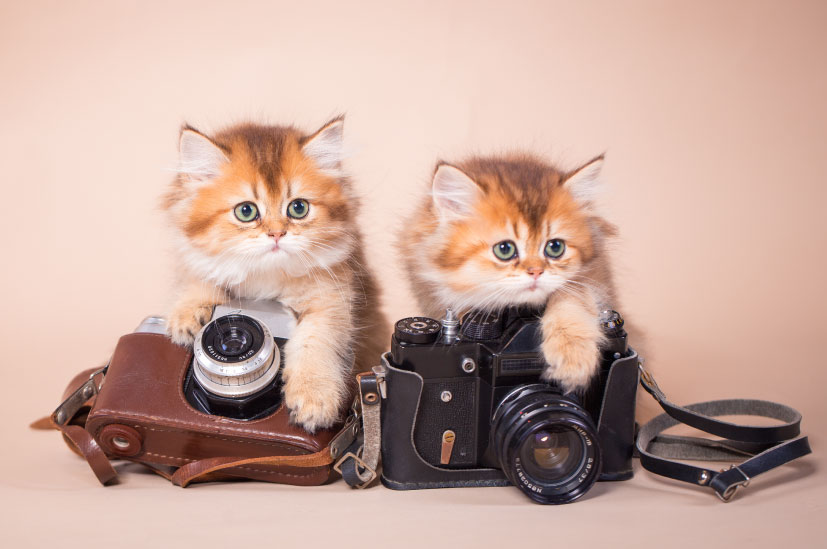
#> input picture katze.jpg, 827 x 549 px, found by its file name
$ python FaceDetection.py
#> lines starting #> are read from the running program, lines starting #| are printed output that depends on the picture; after the words box and inside, x2 and y2 are one past the last pixel; in counts of white or black regions, pixels touching at a corner belong together
import cv2
import matplotlib.pyplot as plt
import numpy as np

img = cv2.imread(r"C:\Users\JodaBook\Documents\Python\Python\DataScienceStack\katze.jpg")
#> img is the input picture: shape (549, 827, 3); mean B, G, R 156.4, 167.3, 198.1

#print(img.shape)
i = cv2.cvtColor(img, cv2.COLOR_BGR2RGB)
grey = cv2.cvtColor(i, cv2.COLOR_BGR2GRAY)
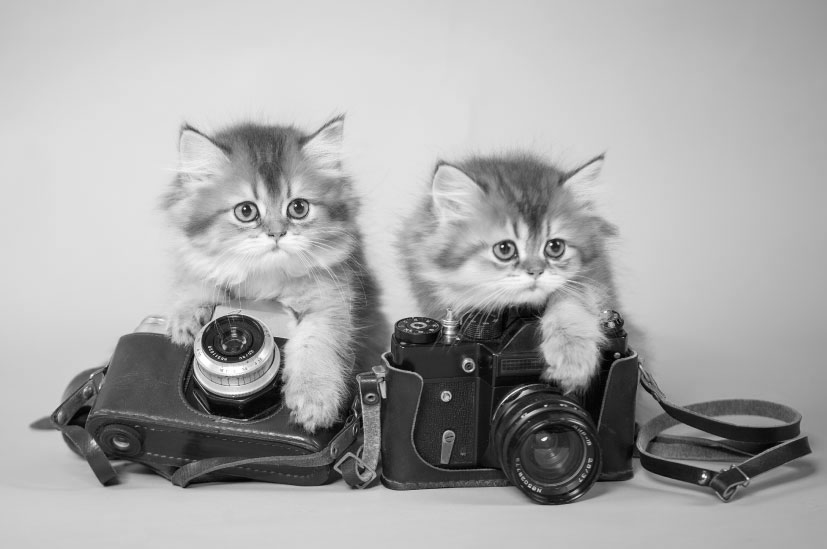
#> grey: shape (549, 827); min 0, max 255, mean 167.5

classifier = cv2.CascadeClassifier(r'C:\Users\JodaBook\Documents\Python\Kursmaterialien\data\haarcascades\haarcascade_frontalcatface.xml')

faces = classifier.detectMultiScale(grey, minNeighbors=3)
#> faces = [[469, 197, 121, 121], [207, 154, 129, 129]]
print(faces)
#| [[469 197 121 121]
#|  [207 154 129 129]]

c = img.copy()
for face in faces:
    x, y, w, h = face
    cv2.rectangle(c, (x,y), (x + w, y+ h), (0, 255,0),5)
    print(face)
#> this loop made 2 passes
#| [469 197 121 121]
#| [207 154 129 129]
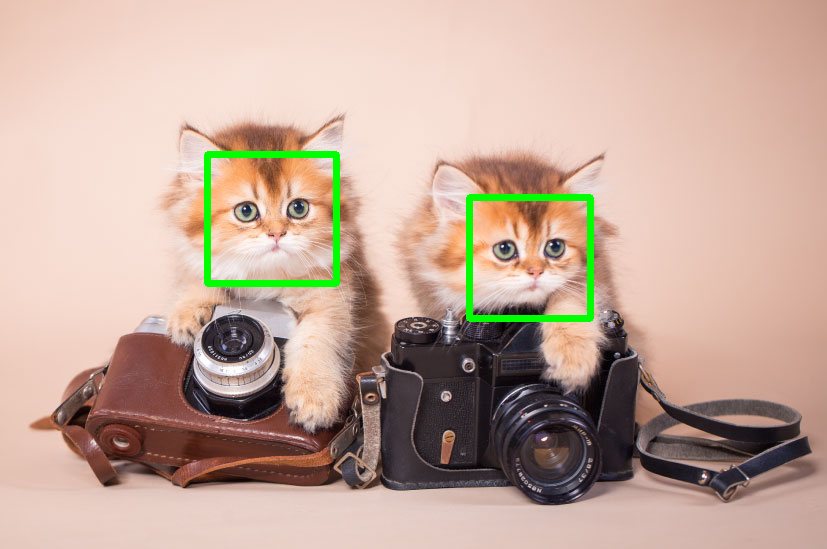
#> c: shape (549, 827, 3); 1.53% of pixels changed, all inside (x1, y1, x2, y2) = (204, 151, 594, 322)

i = cv2.cvtColor(c, cv2.COLOR_BGR2RGB)
plt.imshow(i)
plt.show()

$ run again, with foto.jpeg copied over katze.jpg
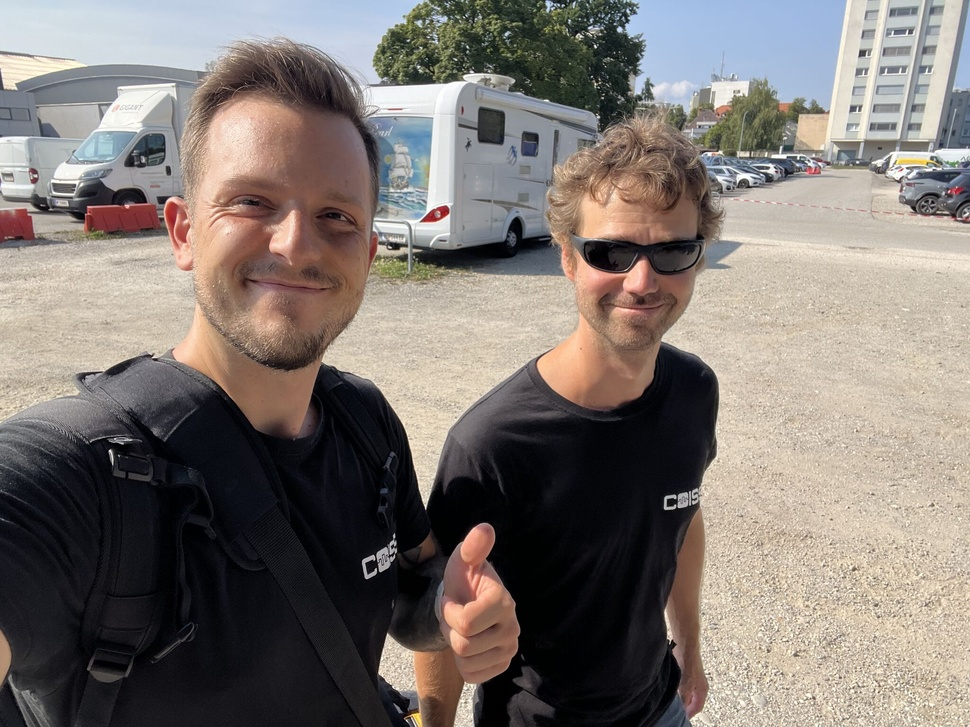
#> input picture foto.jpeg, 970 x 727 px, shrunk from 2048 x 1536 before the run, found by its file name
#> img is the input picture: shape (727, 970, 3); mean B, G, R 113.3, 118.5, 126.5
#> `grey = cv2.cvtColor(i, cv2.COLOR_BGR2GRAY)`:
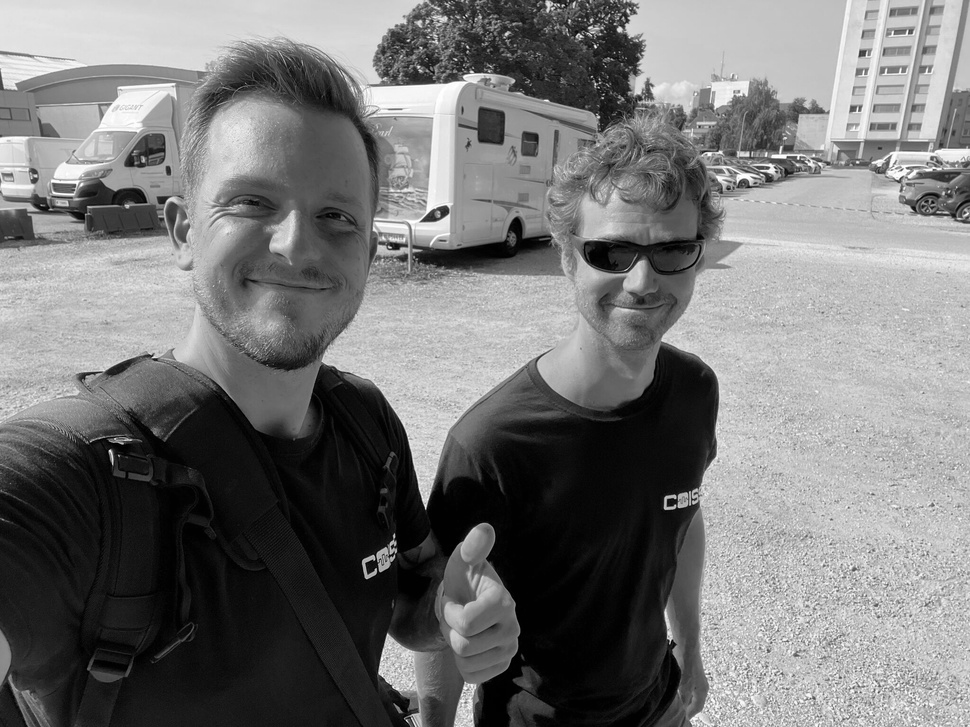
#> grey: shape (727, 970); min 0, max 255, mean 117.9
#> faces = ()
